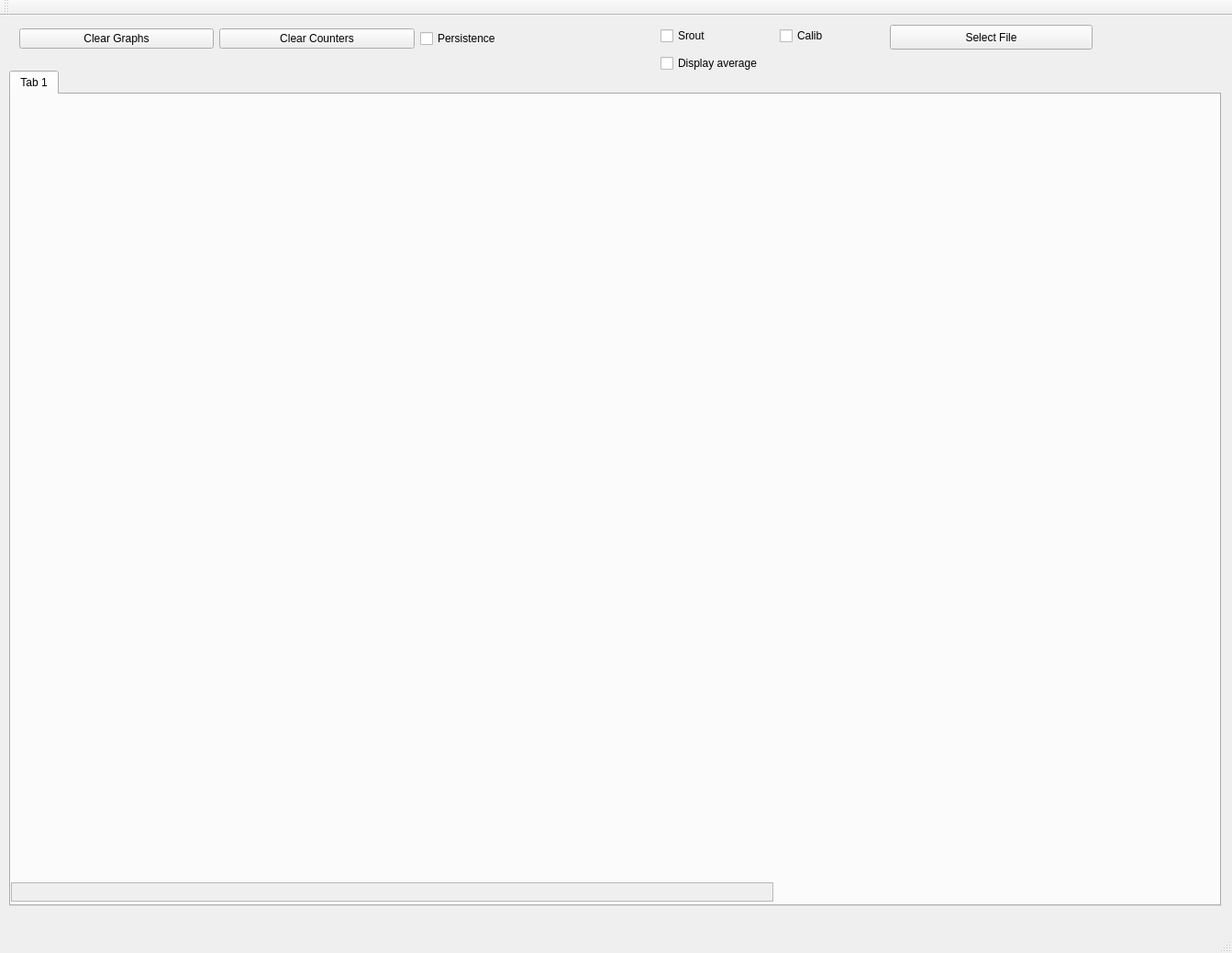
<?xml version="1.0" encoding="UTF-8"?>
<ui version="4.0">
 <class>MainWindow</class>
 <widget class="QMainWindow" name="MainWindow">
  <property name="geometry">
   <rect>
    <x>0</x>
    <y>0</y>
    <width>1343</width>
    <height>1039</height>
   </rect>
  </property>
  <property name="windowTitle">
   <string>MainWindow</string>
  </property>
  <widget class="QWidget" name="centralWidget">
   <widget class="QWidget" name="horizontalLayoutWidget">
    <property name="geometry">
     <rect>
      <x>10</x>
      <y>0</y>
      <width>671</width>
      <height>51</height>
     </rect>
    </property>
    <layout class="QHBoxLayout" name="horizontalLayout">
     <item>
      <widget class="QPushButton" name="ClearGraphs">
       <property name="text">
        <string>Clear Graphs</string>
       </property>
      </widget>
     </item>
     <item>
      <widget class="QPushButton" name="ClearCounters">
       <property name="text">
        <string>Clear Counters</string>
       </property>
      </widget>
     </item>
     <item>
      <widget class="QCheckBox" name="Persistence">
       <property name="text">
        <string>Persistence</string>
       </property>
      </widget>
     </item>
    </layout>
   </widget>
   <widget class="QTabWidget" name="tabWidget">
    <property name="geometry">
     <rect>
      <x>10</x>
      <y>60</y>
      <width>1321</width>
      <height>911</height>
     </rect>
    </property>
    <property name="currentIndex">
     <number>0</number>
    </property>
    <widget class="QWidget" name="tab">
     <attribute name="title">
      <string>Tab 1</string>
     </attribute>
     <widget class="QScrollArea" name="scrollArea">
      <property name="geometry">
       <rect>
        <x>0</x>
        <y>859</y>
        <width>831</width>
        <height>21</height>
       </rect>
      </property>
      <property name="widgetResizable">
       <bool>true</bool>
      </property>
      <widget class="QWidget" name="scrollAreaWidgetContents">
       <property name="geometry">
        <rect>
         <x>0</x>
         <y>0</y>
         <width>829</width>
         <height>19</height>
        </rect>
       </property>
      </widget>
     </widget>
    </widget>
   </widget>
   <widget class="QCheckBox" name="EnableSrout">
    <property name="geometry">
     <rect>
      <x>720</x>
      <y>10</y>
      <width>102</width>
      <height>24</height>
     </rect>
    </property>
    <property name="text">
     <string>Srout</string>
    </property>
   </widget>
   <widget class="QCheckBox" name="Calibration">
    <property name="geometry">
     <rect>
      <x>850</x>
      <y>10</y>
      <width>102</width>
      <height>24</height>
     </rect>
    </property>
    <property name="text">
     <string>Calib</string>
    </property>
   </widget>
   <widget class="QPushButton" name="SelectFile">
    <property name="geometry">
     <rect>
      <x>970</x>
      <y>10</y>
      <width>221</width>
      <height>27</height>
     </rect>
    </property>
    <property name="text">
     <string>Select File</string>
    </property>
   </widget>
   <widget class="QCheckBox" name="DisplayAvrg">
    <property name="geometry">
     <rect>
      <x>720</x>
      <y>40</y>
      <width>161</width>
      <height>24</height>
     </rect>
    </property>
    <property name="text">
     <string>Display average</string>
    </property>
   </widget>
  </widget>
  <widget class="QMenuBar" name="menuBar">
   <property name="geometry">
    <rect>
     <x>0</x>
     <y>0</y>
     <width>1343</width>
     <height>23</height>
    </rect>
   </property>
  </widget>
  <widget class="QToolBar" name="mainToolBar">
   <attribute name="toolBarArea">
    <enum>TopToolBarArea</enum>
   </attribute>
   <attribute name="toolBarBreak">
    <bool>false</bool>
   </attribute>
  </widget>
  <widget class="QStatusBar" name="statusBar"/>
 </widget>
 <layoutdefault spacing="6" margin="11"/>
 <resources/>
 <connections/>
</ui>
